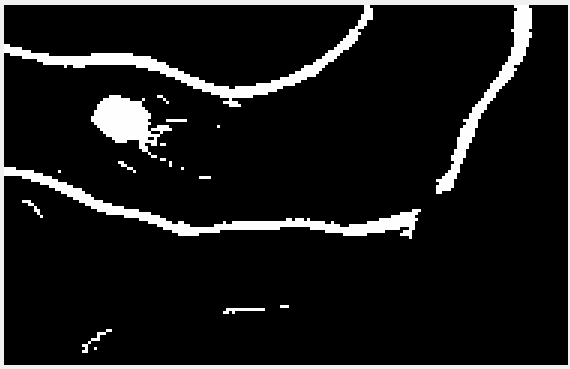
#> input picture 1.PNG, 570 x 369 px, found by its file name
$ python hough_circle.py
#> lines starting #> are read from the running program, lines starting #| are printed output that depends on the picture; after the words box and inside, x2 and y2 are one past the last pixel; in counts of white or black regions, pixels touching at a corner belong together
# -*- coding: utf-8 -*-
import  cv2
#载入并显示图片
img=cv2.imread('1.png')
#> img is the input picture: shape (369, 570, 3); min 0, max 254, mean 25.6
#cv2.imshow('1',img)
#降噪（模糊处理用来减少瑕疵点）
result = cv2.blur(img, (5,5))
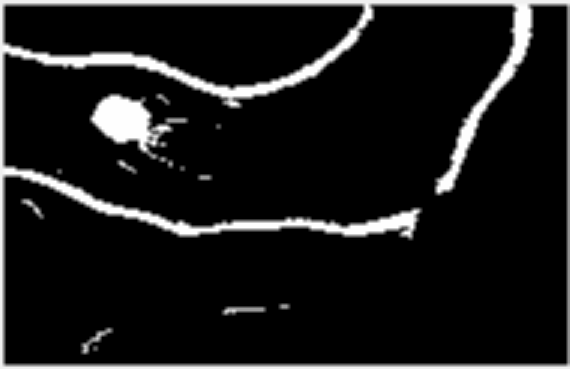
#> result: shape (369, 570, 3); min 0, max 254, mean 25.5
#cv2.imshow('2',result)
#灰度化,就是去色（类似老式照片）
gray=cv2.cvtColor(result,cv2.COLOR_BGR2GRAY)
#cv2.imshow('3',gray)

#param1的具体实现，用于边缘检测
canny = cv2.Canny(img, 40, 80)
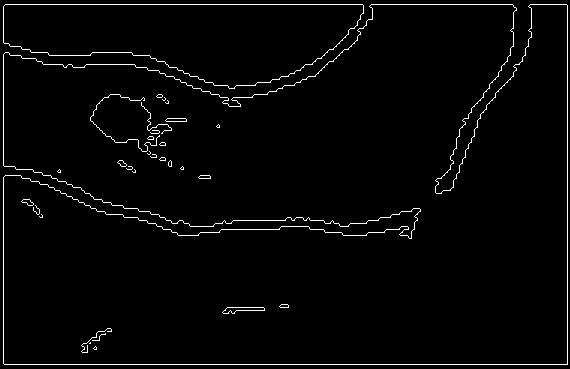
#> canny: shape (369, 570); 2.3% white in thin lines or dots
#cv2.imshow('4', canny)


#霍夫变换圆检测
circles=cv2.HoughCircles(gray,cv2.HOUGH_GRADIENT,1,50,param1=80,param2=30,minRadius=1,maxRadius=200)
#> circles = [[120.5, 121.5, 28.9]]
#输出返回值，方便查看类型
print(circles)
#| [[[120.5 121.5  28.9]]]

#输出检测到圆的个数
print(len(circles[0]))
#| 1

print('-------------我是条分割线-----------------')
#根据检测到圆的信息，画出每一个圆
for circle in circles[0]:
    #圆的基本信息
    print(circle[2])
    #坐标行列(就是圆心)
    x=int(circle[0])
    y=int(circle[1])
    #半径
    r=int(circle[2])
    if r > 60 :
        continue
    #在原图用指定颜色圈出圆，参数设定为int所以圈画存在误差
    img=cv2.circle(img,(x,y),r,(0,0,255),1,8,0)
#> this loop made 1 pass
#> (circle, x, y, r) on pass 1: ([120.5, 121.5, 28.9], 120, 121, 28)
#| 28.9
#> pass 1, `img=cv2.circle(img,(x,y),r,(0,0,255),1,8,0)`:
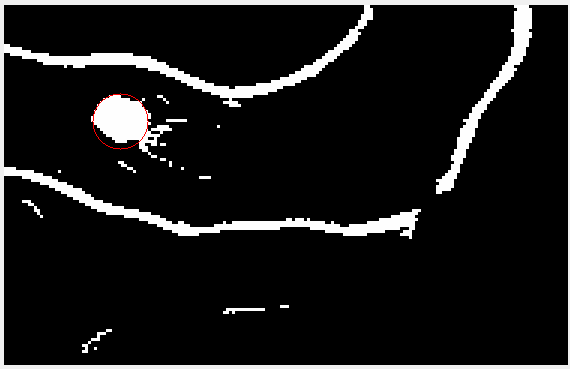
#> img: shape (369, 570, 3); 0.07% of pixels changed, all inside (x1, y1, x2, y2) = (92, 93, 149, 150)
#显示新图像
cv2.imshow('5',img)

#按任意键退出
cv2.waitKey(10000)
cv2.destroyAllWindows()

$ run again, with 3.PNG copied over 1.PNG
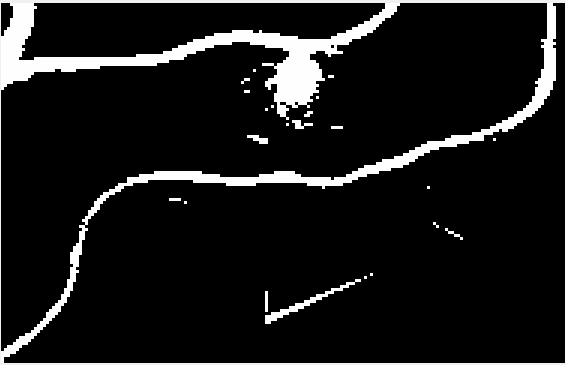
#> input picture 3.PNG, 565 x 365 px, found by its file name
#> img is the input picture: shape (365, 565, 3); min 0, max 254, mean 24.4
#> `result = cv2.blur(img, (5,5))`:
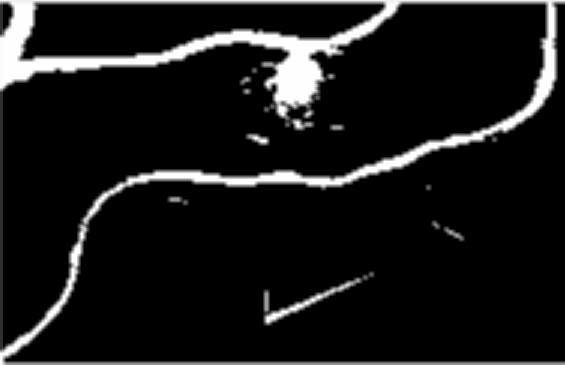
#> result: shape (365, 565, 3); min 0, max 254, mean 24.1
#> `canny = cv2.Canny(img, 40, 80)`:
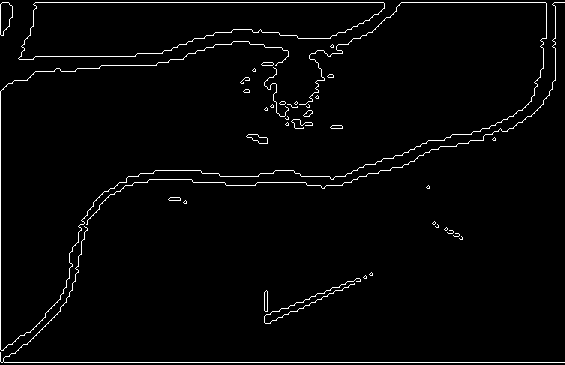
#> canny: shape (365, 565); 2.3% white in thin lines or dots
#> circles = [[269.5, 229.5, 80.1]]
#| [[[269.5 229.5  80.1]]]
#| 1
#> the loop `for circle in circles[0]:` made 1 pass
#> (circle, x, y, r) on pass 1: ([269.5, 229.5, 80.1], 269, 229, 80)
#> (printed output is left out)

$ run again, with 5.PNG copied over 1.PNG
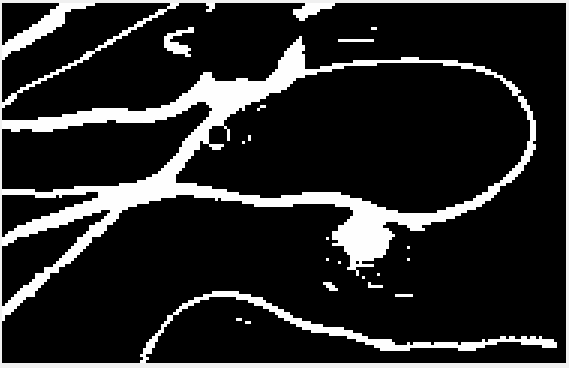
#> input picture 5.PNG, 569 x 368 px, found by its file name
#> img is the input picture: shape (368, 569, 3); min 0, max 254, mean 40.2
#> `canny = cv2.Canny(img, 40, 80)`:
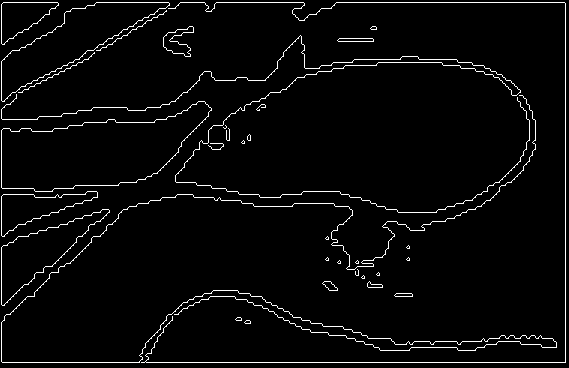
#> canny: shape (368, 569); 3.4% white in thin lines or dots
#> circles = [[411.5, 174.5, 175.2], [464.5, 132.5, 69.3], [328.5, 167.5, 103.4], [357.5, 232.5, 33.8], [44.5, 171.5, 41.9], [143.5, 63.5, 45.8], [226.5, 158.5, 31.9], [95.5, 87.5, 36.6]]
#| [[[411.5 174.5 175.2]
#|   [464.5 132.5  69.3]
#|   [328.5 167.5 103.4]
#|   [357.5 232.5  33.8]
#|   [ 44.5 171.5  41.9]
#|   [143.5  63.5  45.8]
#> (further printed lines are left out)
#| 8
#> the loop `for circle in circles[0]:` made 8 passes
#> (circle, x, y, r) on passes 1 to 8: ([411.5, 174.5, 175.2], 411, 174, 175), ([464.5, 132.5, 69.3], 464, 132, 69), ([328.5, 167.5, 103.4], 328, 167, 103), ([357.5, 232.5, 33.8], 357, 232, 33), ([44.5, 171.5, 41.9], 44, 171, 41), ([143.5, 63.5, 45.8], 143, 63, 45), ([226.5, 158.5, 31.9], 226, 158, 31), ([95.5, 87.5, 36.6], 95, 87, 36)
#> (printed output is left out)
#> after the loop `for circle in circles[0]:`:
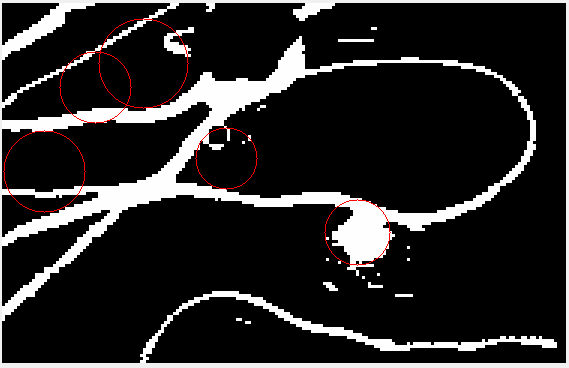
#> img: shape (368, 569, 3); 0.49% of pixels changed, all inside (x1, y1, x2, y2) = (3, 18, 391, 266)
